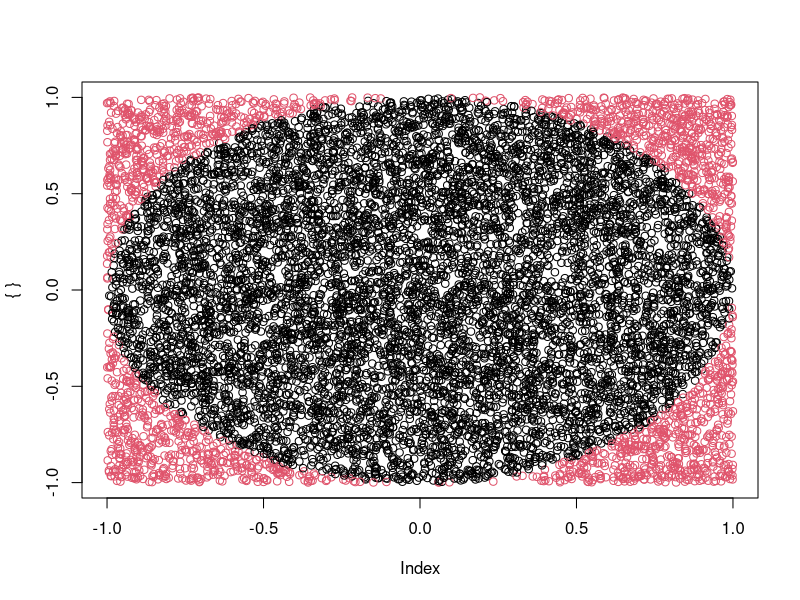

The R source for this figure:
n <- 1e4;
x <- runif(n, -1, +1);
y <- runif(n, -1, +1);
num_match = 0;

plot(x={}, y={}, ylim=c(-1, +1), xlim=c(-1, +1))

for (i in 1:n) {
	if (x[i] * x[i] + y[i] * y[i] <= 1) {
		points(x[i], y[i], col=1);
		num_match = num_match + 1;
	} else {
		points(x[i], y[i], col=2);
	}
}

print(num_match / n);

# pi * r * r = aria cercului
# aria patratului = 4
# cercul e in interiorul patratului
# ai o sansa de num_match / n sa nimeresti cercul
# raza = 1
# -> pi / 4 = num_match / n -> pi = num_match / n * 4

print(num_match / n * 4);
